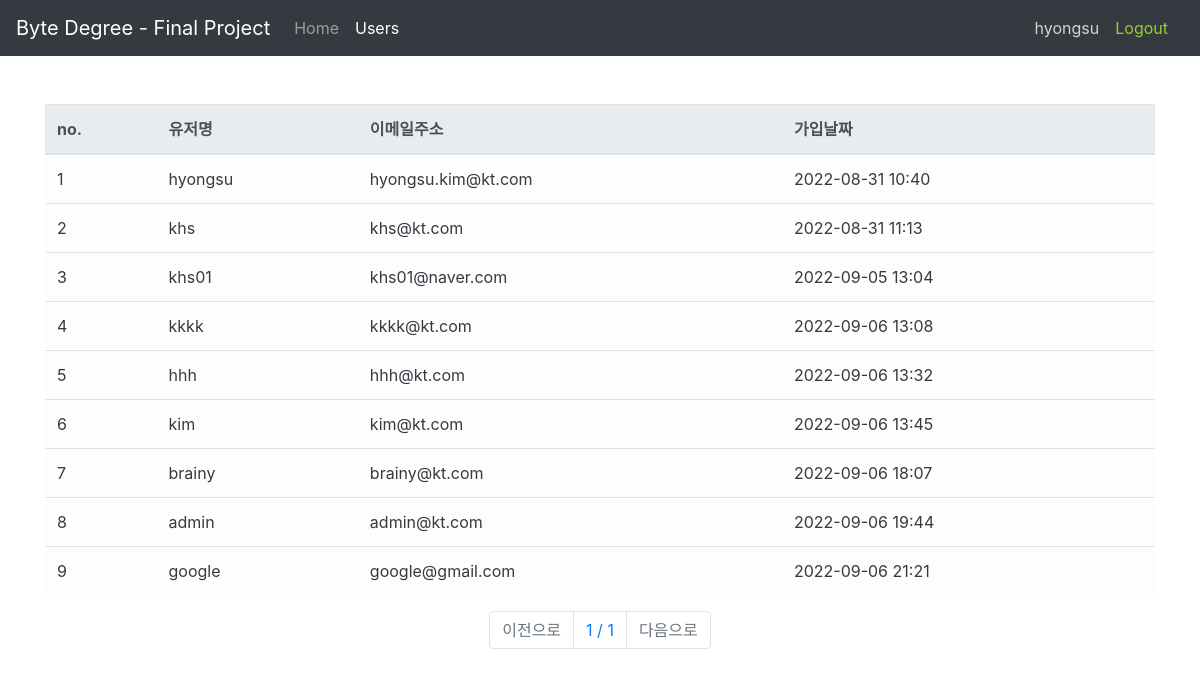
The page /users/ (signed in) on the database its author committed.
### user/models.py (models this page shows, shortened)
class User(AbstractUser):
    register_date = models.DateTimeField(auto_now_add=True, verbose_name="등록날짜")
    class Meta:
        verbose_name = "사용자"
        verbose_name_plural = "사용자"

### user/views.py (the view)
# urls.py: path("users/", user_list_view, name="user_list"),
@login_required
def user_list_view(request):
    users = User.objects.all()
    paginator = Paginator(users, 25)
    page_number = request.GET.get('page')
    page_obj = paginator.get_page(page_number)
    return render(request, "users.html", {"users": page_obj})

### templates/users.html
{% extends "base.html" %}
{% block contents %}
  <div class="container">
<div class="row mt-5">
  <div class="col-12">
    <table class="table table-light">
      <thead class="thead-light">
        <tr>
          <th scope="col">no.</th>
          <th scope="col">유저명</th>
          <th scope="col">이메일주소</th>
          <th scope="col">가입날짜</th>
        </tr>
      </thead>
      <tbody class="text-dark">
        {% for user in users %}
        <tr>
          <td scope="row">{{ user.id }}</td>
          <td>{{ user.username }}</td>
          <td>{{ user.email }}</td>
          <td>{{ user.register_date|date:'Y-m-d H:i' }}</td>
        </tr>
        {% endfor %}
      </tbody>
    </table>
  </div>
</div>
<nav>
  <ul class="pagination justify-content-center">
    {% if users.has_previous %}
    <li class="page-item">
      <a class="page-link" href="?page={{ users.previous_page_number }}">이전으로</a>
    </li>
    {% else %}
    <li class="page-item disabled">
      <a class="page-link" href="#">이전으로</a>
    </li>
    {% endif %}
    <li class="page-item active">
      <a class="page-link" href="#">{{ users.number }} / {{ users.paginator.num_pages }}</a>
    </li>
    {% if users.has_next %}
    <li class="page-item">
      <a class="page-link" href="?page={{ users.next_page_number }}">다음으로</a>
    {% else %}
    <li class="page-item disabled">
      <a class="page-link disabled" href="#">다음으로</a>
    {% endif %}
    </li>
  </ul>
</nav>
  </div>
{% endblock %}

### templates/base.html (shortened to what this page needs)
<!DOCTYPE html>
<head>
    <link rel="stylesheet" href="https://maxcdn.bootstrapcdn.com/bootstrap/4.0.0/css/bootstrap.min.css"
>
</head>
<body>
    <nav class="navbar navbar-expand-lg navbar-dark bg-dark">
        <a class="navbar-brand" href="#">Byte Degree - Final Project</a>
        <div class="collapse navbar-collapse" id="navbarSupportedContent">
            <ul class="navbar-nav mr-auto">
                <li class="nav-item active">
                    <a class="nav-link" href="{% url 'index' %}">Home <span class="sr-only">(current)</span></a>
                </li>
                <li class="nav-item">
                    <a class="nav-link" href="{% url 'user_list' %}">Users</a>
                </li>
            </ul>
            {% if user.is_authenticated %}
                <span style="color:lightgray;">{{user.username}}</span>
                <a class="nav-item nav-link" href="{% url 'logout' %}" style="color:yellowgreen;">Logout
                </a>
            {% else %}
                <a class="nav-item nav-link" href="{% url 'login' %}" style="color:white;">Login <i class="fas fa-sign-in-alt"></i>
                </a>
                <a class="nav-item nav-link" href="{% url 'register' %}" style="color:white;">Registration <i class="fas fa-user-plus"></i>
                </a>
            {% endif %}
        </div>
    </nav>
{% block contents %}{% endblock %}
</body>
</html>

### rows shown on the page
User: username "hyongsu", id "1", email "hyongsu.kim@kt.com", register_date "2022-08-31 10:40"
User: id "2", username "khs", email "khs@kt.com", register_date "2022-08-31 11:13"
User: id "3", username "khs01", email "khs01@naver.com", register_date "2022-09-05 13:04"
User: id "4", username "kkkk", email "kkkk@kt.com", register_date "2022-09-06 13:08"
User: id "5", username "hhh", email "hhh@kt.com", register_date "2022-09-06 13:32"
User: id "6", username "kim", email "kim@kt.com", register_date "2022-09-06 13:45"
User: id "7", username "brainy", email "brainy@kt.com", register_date "2022-09-06 18:07"
User: id "8", username "admin", email "admin@kt.com", register_date "2022-09-06 19:44"
User: id "9", username "google", email "google@gmail.com", register_date "2022-09-06 21:21"

### other values the page prints
{{ users.number }} "1"
{{ users.paginator.num_pages }} "1"
